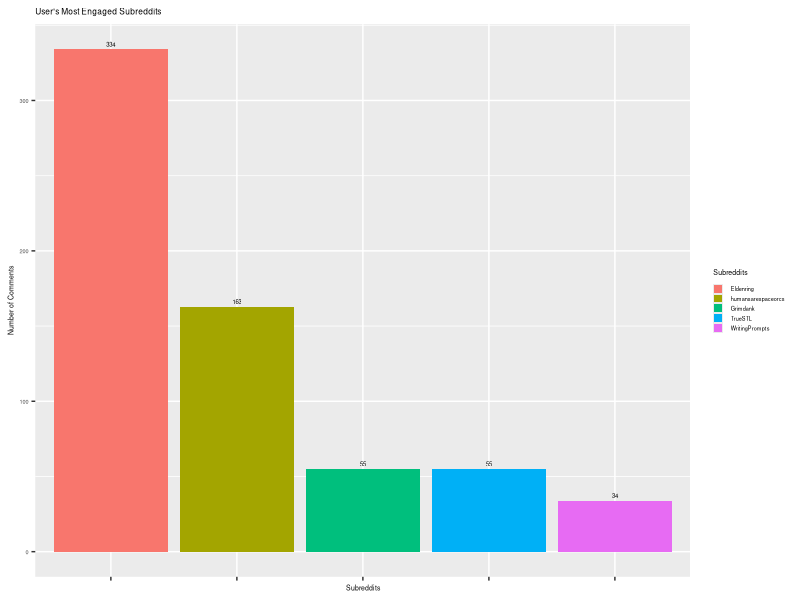
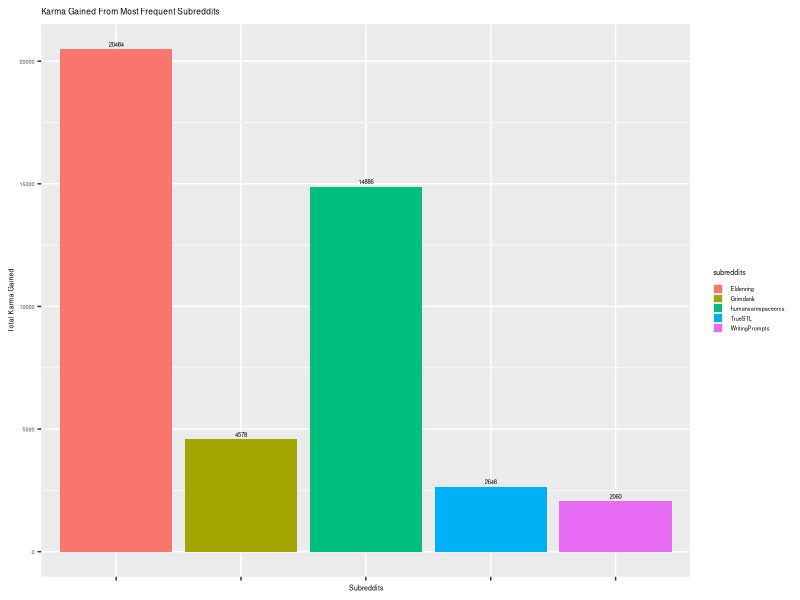

The R source for these figures, in order:
library(ggplot2)


# most commented on subreddit as bar graph
top_subreddits <- function(df, howmany=5){
  #writes out a jpeg of their most used subreddits from ggplot
  #param: df read from python with a vector called subreddit
  
  # sort df then get the most posts per counts and reddits
  sorted_subreddit <- sort(table(df$subreddit), decreasing=TRUE)
  reddits <- names(sorted_subreddit)[1:howmany]
  counts <- as.numeric(sorted_subreddit)[1:howmany]
  tabled <- data.frame(reddits, counts) 
  tabled$reddits <- factor(tabled$reddits, levels=tabled$reddits) # avoid sorting
  
  # ggplot bar graph
  bar <- ggplot(data = tabled,
                aes(x=reddits, y=counts, fill=reddits))+
    geom_bar(stat="identity")+
    xlab("Subreddits")+
    ylab("Number of Comments")+
    ggtitle("User's Most Engaged Subreddits")+
    theme(axis.text.x=element_blank(),
          text = element_text(size = 5),
          legend.key.size = unit(0.25, 'cm'))+
    geom_text(aes(label=counts), vjust=-0.5, size=1.5)+ 
    guides(fill=guide_legend(title="Subreddits"))
  
  # write out file
  ggsave("Number_of_posts.jpeg",
         plot = bar,
         width = 800,
         height = 800,
         unit = ("px")
  )
}


# average score per comment in subreddit
total_score_freqsubreddit <- function(df, howmany=5){
  
  # get top subreddits
  sorted_subreddit <- sort(table(df$subreddit), decreasing=TRUE)
  subreddits <- names(sorted_subreddit)[1:howmany]
  
  # iterate through list and get the sum of those
  sums <- c()
  for(item in subreddits){
    sums <- append(sums, sum(df$up.votes[df$subreddit==item]))
  }                           
  
  # plot data
  new_df <- data.frame(subreddits, sums)
  plot <- ggplot(data = new_df,
                 aes(x = subreddits, y = sums, fill=subreddits))+
    geom_bar(stat="identity")+
    xlab("Subreddits")+
    ylab("Total Karma Gained")+
    ggtitle("Karma Gained From Most Frequent Subreddits")+
    theme(axis.text.x=element_blank(),
          text = element_text(size = 5),
          legend.key.size = unit(0.25, 'cm'))+
    geom_text(aes(label=sums), vjust=-0.5, size=1.5)
  
  # write out to graph
  ggsave("subreddits_karma_summary.jpeg",
         plot = plot,
         width = 800,
         height = 800,
         unit = ("px")
  )
}


main <- function(){
  df = read.csv(file = 'Output.csv', header=TRUE)
  top_subreddits(df)
  total_score_freqsubreddit(df)
} 


main()